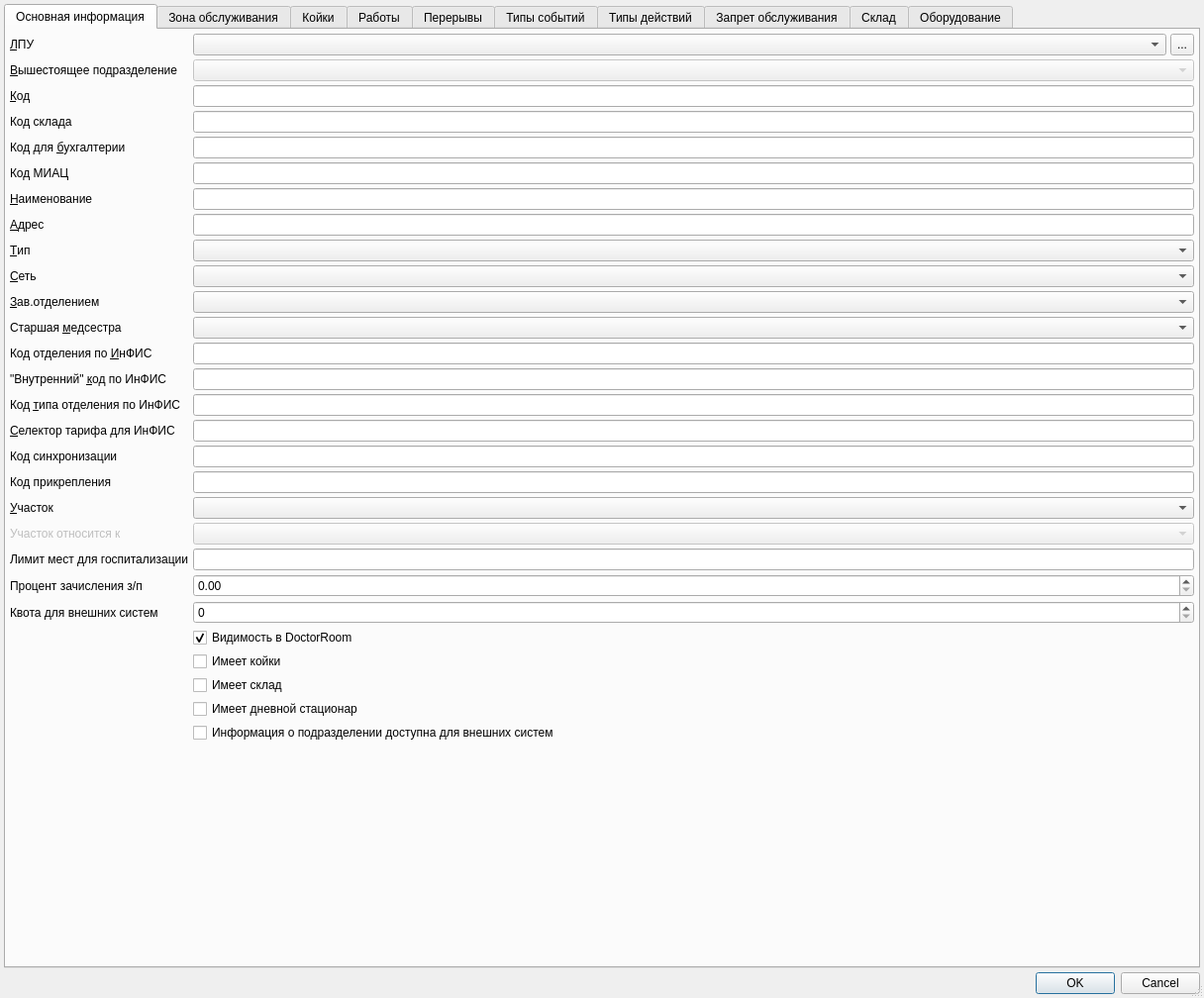
<?xml version="1.0" encoding="UTF-8"?>
<ui version="4.0">
 <class>ItemEditorDialog</class>
 <widget class="QDialog" name="ItemEditorDialog">
  <property name="geometry">
   <rect>
    <x>0</x>
    <y>0</y>
    <width>1216</width>
    <height>1008</height>
   </rect>
  </property>
  <property name="windowTitle">
   <string>ChangeMe!</string>
  </property>
  <property name="sizeGripEnabled">
   <bool>true</bool>
  </property>
  <layout class="QGridLayout" name="gridLayout_3">
   <property name="margin">
    <number>4</number>
   </property>
   <property name="spacing">
    <number>4</number>
   </property>
   <item row="1" column="0">
    <widget class="QDialogButtonBox" name="buttonBox">
     <property name="orientation">
      <enum>Qt::Horizontal</enum>
     </property>
     <property name="standardButtons">
      <set>QDialogButtonBox::Cancel|QDialogButtonBox::Ok</set>
     </property>
    </widget>
   </item>
   <item row="0" column="0">
    <widget class="QTabWidget" name="tabWidget">
     <property name="currentIndex">
      <number>0</number>
     </property>
     <widget class="QWidget" name="tabMain">
      <attribute name="title">
       <string>Основная информация</string>
      </attribute>
      <layout class="QGridLayout" name="gridLayout">
       <property name="margin">
        <number>4</number>
       </property>
       <property name="spacing">
        <number>4</number>
       </property>
       <item row="18" column="0">
        <widget class="QLabel" name="lblAttachCode">
         <property name="text">
          <string>Код прикрепления</string>
         </property>
        </widget>
       </item>
       <item row="20" column="0">
        <widget class="QLabel" name="lblMiacHead">
         <property name="enabled">
          <bool>false</bool>
         </property>
         <property name="text">
          <string>Участок относится к</string>
         </property>
        </widget>
       </item>
       <item row="0" column="3">
        <widget class="QToolButton" name="btnSelectOrganisation">
         <property name="enabled">
          <bool>true</bool>
         </property>
         <property name="sizePolicy">
          <sizepolicy hsizetype="Fixed" vsizetype="Ignored">
           <horstretch>0</horstretch>
           <verstretch>0</verstretch>
          </sizepolicy>
         </property>
         <property name="text">
          <string>...</string>
         </property>
        </widget>
       </item>
       <item row="29" column="2" colspan="2">
        <widget class="QCheckBox" name="chkAvailableForExternal">
         <property name="text">
          <string>Информация о подразделении доступна для внешних систем</string>
         </property>
        </widget>
       </item>
       <item row="4" column="0">
        <widget class="QLabel" name="lblBookkeeperCode">
         <property name="sizePolicy">
          <sizepolicy hsizetype="Maximum" vsizetype="Preferred">
           <horstretch>0</horstretch>
           <verstretch>0</verstretch>
          </sizepolicy>
         </property>
         <property name="text">
          <string>Код для &amp;бухгалтерии</string>
         </property>
         <property name="buddy">
          <cstring>edtBookkeeperCode</cstring>
         </property>
        </widget>
       </item>
       <item row="26" column="2" colspan="2">
        <widget class="QCheckBox" name="chkHasHospitalBeds">
         <property name="text">
          <string>Имеет койки</string>
         </property>
        </widget>
       </item>
       <item row="6" column="2" colspan="2">
        <widget class="QLineEdit" name="edtName"/>
       </item>
       <item row="14" column="2" colspan="2">
        <widget class="QLineEdit" name="edtInfisDepTypeCode">
         <property name="toolTip">
          <string>Экспорт в ИНФИС - файл data.dbf, поле PROFTYPE</string>
         </property>
         <property name="maxLength">
          <number>30</number>
         </property>
        </widget>
       </item>
       <item row="12" column="0">
        <widget class="QLabel" name="lblInfisCode">
         <property name="sizePolicy">
          <sizepolicy hsizetype="Maximum" vsizetype="Preferred">
           <horstretch>0</horstretch>
           <verstretch>0</verstretch>
          </sizepolicy>
         </property>
         <property name="text">
          <string>Код отделения по &amp;ИнФИС</string>
         </property>
         <property name="buddy">
          <cstring>edtInfisCode</cstring>
         </property>
        </widget>
       </item>
       <item row="27" column="2" colspan="2">
        <widget class="QCheckBox" name="chkHasStocks">
         <property name="text">
          <string>Имеет склад</string>
         </property>
        </widget>
       </item>
       <item row="11" column="0">
        <widget class="QLabel" name="lblHeadNurse">
         <property name="sizePolicy">
          <sizepolicy hsizetype="Maximum" vsizetype="Preferred">
           <horstretch>0</horstretch>
           <verstretch>0</verstretch>
          </sizepolicy>
         </property>
         <property name="text">
          <string>Старшая &amp;медсестра</string>
         </property>
         <property name="buddy">
          <cstring>cmbHeadNurse</cstring>
         </property>
        </widget>
       </item>
       <item row="3" column="0">
        <widget class="QLabel" name="label">
         <property name="text">
          <string>Код склада</string>
         </property>
        </widget>
       </item>
       <item row="16" column="0">
        <widget class="QLabel" name="lblInfisTariffCode">
         <property name="sizePolicy">
          <sizepolicy hsizetype="Maximum" vsizetype="Preferred">
           <horstretch>0</horstretch>
           <verstretch>0</verstretch>
          </sizepolicy>
         </property>
         <property name="toolTip">
          <string>HSOBJECT</string>
         </property>
         <property name="text">
          <string>&amp;Селектор тарифа для ИнФИС</string>
         </property>
         <property name="buddy">
          <cstring>edtInfisTariffCode</cstring>
         </property>
        </widget>
       </item>
       <item row="3" column="2" colspan="2">
        <widget class="QLineEdit" name="edtStorageCode"/>
       </item>
       <item row="10" column="0">
        <widget class="QLabel" name="lblChief">
         <property name="sizePolicy">
          <sizepolicy hsizetype="Maximum" vsizetype="Preferred">
           <horstretch>0</horstretch>
           <verstretch>0</verstretch>
          </sizepolicy>
         </property>
         <property name="text">
          <string>&amp;Зав.отделением</string>
         </property>
         <property name="buddy">
          <cstring>cmbChief</cstring>
         </property>
        </widget>
       </item>
       <item row="9" column="0">
        <widget class="QLabel" name="lblNet">
         <property name="sizePolicy">
          <sizepolicy hsizetype="Maximum" vsizetype="Preferred">
           <horstretch>0</horstretch>
           <verstretch>0</verstretch>
          </sizepolicy>
         </property>
         <property name="text">
          <string>&amp;Сеть</string>
         </property>
         <property name="buddy">
          <cstring>cmbNet</cstring>
         </property>
        </widget>
       </item>
       <item row="25" column="2" colspan="2">
        <widget class="QCheckBox" name="chkVisibleInDR">
         <property name="toolTip">
          <string>Подразделение будет отображаться в &quot;Виста-МЕД Web-service&quot;.</string>
         </property>
         <property name="text">
          <string>Видимость в DoctorRoom</string>
         </property>
         <property name="checked">
          <bool>true</bool>
         </property>
        </widget>
       </item>
       <item row="11" column="2" colspan="2">
        <widget class="CPersonComboBoxEx" name="cmbHeadNurse">
         <property name="whatsThis">
          <string>врач отвечающий за осмотр (терапевт)</string>
         </property>
        </widget>
       </item>
       <item row="8" column="2" colspan="2">
        <widget class="CEnumComboBox" name="cmbType"/>
       </item>
       <item row="10" column="2" colspan="2">
        <widget class="CPersonComboBoxEx" name="cmbChief">
         <property name="whatsThis">
          <string>врач отвечающий за осмотр (терапевт)</string>
         </property>
        </widget>
       </item>
       <item row="8" column="0">
        <widget class="QLabel" name="lblType">
         <property name="sizePolicy">
          <sizepolicy hsizetype="Maximum" vsizetype="Preferred">
           <horstretch>0</horstretch>
           <verstretch>0</verstretch>
          </sizepolicy>
         </property>
         <property name="text">
          <string>&amp;Тип</string>
         </property>
         <property name="buddy">
          <cstring>cmbType</cstring>
         </property>
        </widget>
       </item>
       <item row="17" column="0">
        <widget class="QLabel" name="lblSyncGUID">
         <property name="text">
          <string>Код синхронизации</string>
         </property>
        </widget>
       </item>
       <item row="2" column="0">
        <widget class="QLabel" name="lblCode">
         <property name="sizePolicy">
          <sizepolicy hsizetype="Maximum" vsizetype="Preferred">
           <horstretch>0</horstretch>
           <verstretch>0</verstretch>
          </sizepolicy>
         </property>
         <property name="text">
          <string>&amp;Код</string>
         </property>
         <property name="buddy">
          <cstring>edtCode</cstring>
         </property>
        </widget>
       </item>
       <item row="7" column="2" colspan="2">
        <widget class="QLineEdit" name="edtAddress"/>
       </item>
       <item row="0" column="0">
        <widget class="QLabel" name="lblOrganisation">
         <property name="sizePolicy">
          <sizepolicy hsizetype="Fixed" vsizetype="Preferred">
           <horstretch>0</horstretch>
           <verstretch>0</verstretch>
          </sizepolicy>
         </property>
         <property name="text">
          <string>&amp;ЛПУ</string>
         </property>
         <property name="buddy">
          <cstring>cmbOrganisation</cstring>
         </property>
        </widget>
       </item>
       <item row="30" column="0">
        <spacer name="verticalSpacer">
         <property name="orientation">
          <enum>Qt::Vertical</enum>
         </property>
         <property name="sizeHint" stdset="0">
          <size>
           <width>20</width>
           <height>41</height>
          </size>
         </property>
        </spacer>
       </item>
       <item row="9" column="2" colspan="2">
        <widget class="CRBComboBox" name="cmbNet"/>
       </item>
       <item row="14" column="0">
        <widget class="QLabel" name="lblInfisDepTypeCode">
         <property name="sizePolicy">
          <sizepolicy hsizetype="Maximum" vsizetype="Preferred">
           <horstretch>0</horstretch>
           <verstretch>0</verstretch>
          </sizepolicy>
         </property>
         <property name="text">
          <string>Код &amp;типа отделения по ИнФИС</string>
         </property>
         <property name="buddy">
          <cstring>edtInfisDepTypeCode</cstring>
         </property>
        </widget>
       </item>
       <item row="28" column="2" colspan="2">
        <widget class="QCheckBox" name="chkHasDS">
         <property name="text">
          <string>Имеет дневной стационар</string>
         </property>
        </widget>
       </item>
       <item row="7" column="0">
        <widget class="QLabel" name="lblAddress">
         <property name="sizePolicy">
          <sizepolicy hsizetype="Maximum" vsizetype="Preferred">
           <horstretch>0</horstretch>
           <verstretch>0</verstretch>
          </sizepolicy>
         </property>
         <property name="text">
          <string>&amp;Адрес</string>
         </property>
         <property name="buddy">
          <cstring>edtAddress</cstring>
         </property>
        </widget>
       </item>
       <item row="13" column="0">
        <widget class="QLabel" name="lblInfisInternalCode">
         <property name="sizePolicy">
          <sizepolicy hsizetype="Maximum" vsizetype="Preferred">
           <horstretch>0</horstretch>
           <verstretch>0</verstretch>
          </sizepolicy>
         </property>
         <property name="text">
          <string>&quot;Внутренний&quot; &amp;код по ИнФИС</string>
         </property>
         <property name="buddy">
          <cstring>edtInfisInternalCode</cstring>
         </property>
        </widget>
       </item>
       <item row="1" column="2" colspan="2">
        <widget class="CDbComboBox" name="cmbParent">
         <property name="enabled">
          <bool>false</bool>
         </property>
         <property name="frame">
          <bool>true</bool>
         </property>
        </widget>
       </item>
       <item row="19" column="2" colspan="2">
        <widget class="CEnumComboBox" name="cmbIsArea"/>
       </item>
       <item row="16" column="2" colspan="2">
        <widget class="QLineEdit" name="edtInfisTariffCode">
         <property name="toolTip">
          <string>Экспорт в ИНФИС - файл data.dbf, поле HSOBJECT</string>
         </property>
         <property name="maxLength">
          <number>16</number>
         </property>
        </widget>
       </item>
       <item row="2" column="2" colspan="2">
        <widget class="QLineEdit" name="edtCode">
         <property name="maxLength">
          <number>64</number>
         </property>
        </widget>
       </item>
       <item row="13" column="2" colspan="2">
        <widget class="QLineEdit" name="edtInfisInternalCode">
         <property name="toolTip">
          <string>Экспорт в ИНФИС - файл data.dbf, поле DEPART</string>
         </property>
         <property name="maxLength">
          <number>30</number>
         </property>
        </widget>
       </item>
       <item row="21" column="0">
        <widget class="QLabel" name="lblDayLimit">
         <property name="text">
          <string>Лимит мест для госпитализации</string>
         </property>
        </widget>
       </item>
       <item row="12" column="2" colspan="2">
        <widget class="QLineEdit" name="edtInfisCode">
         <property name="toolTip">
          <string>Экспорт в ИНФИС - файл data.dbf, поле RECIEVER</string>
         </property>
         <property name="maxLength">
          <number>16</number>
         </property>
        </widget>
       </item>
       <item row="19" column="0">
        <widget class="QLabel" name="lblIsArea">
         <property name="sizePolicy">
          <sizepolicy hsizetype="Maximum" vsizetype="Preferred">
           <horstretch>0</horstretch>
           <verstretch>0</verstretch>
          </sizepolicy>
         </property>
         <property name="text">
          <string>&amp;Участок</string>
         </property>
         <property name="buddy">
          <cstring>cmbIsArea</cstring>
         </property>
        </widget>
       </item>
       <item row="4" column="2" colspan="2">
        <widget class="QLineEdit" name="edtBookkeeperCode">
         <property name="toolTip">
          <string>Код для связи с ИС БУХУЧЕТА ЛПУ</string>
         </property>
        </widget>
       </item>
       <item row="1" column="0">
        <widget class="QLabel" name="lblParent">
         <property name="sizePolicy">
          <sizepolicy hsizetype="Maximum" vsizetype="Preferred">
           <horstretch>0</horstretch>
           <verstretch>0</verstretch>
          </sizepolicy>
         </property>
         <property name="text">
          <string>&amp;Вышестоящее подразделение</string>
         </property>
         <property name="buddy">
          <cstring>cmbParent</cstring>
         </property>
        </widget>
       </item>
       <item row="0" column="2">
        <widget class="COrgComboBox" name="cmbOrganisation">
         <property name="enabled">
          <bool>true</bool>
         </property>
        </widget>
       </item>
       <item row="21" column="2" colspan="2">
        <widget class="QLineEdit" name="edtDayLimit"/>
       </item>
       <item row="6" column="0">
        <widget class="QLabel" name="lblName">
         <property name="sizePolicy">
          <sizepolicy hsizetype="Maximum" vsizetype="Preferred">
           <horstretch>0</horstretch>
           <verstretch>0</verstretch>
          </sizepolicy>
         </property>
         <property name="text">
          <string>&amp;Наименование</string>
         </property>
         <property name="buddy">
          <cstring>edtName</cstring>
         </property>
        </widget>
       </item>
       <item row="23" column="0">
        <widget class="QLabel" name="lblSalaryPercentage">
         <property name="text">
          <string>Процент зачисления з/п</string>
         </property>
        </widget>
       </item>
       <item row="20" column="2" colspan="2">
        <widget class="COrgStructureComboBoxOnlyInfisEnabled" name="cmbMiacHead">
         <property name="enabled">
          <bool>false</bool>
         </property>
        </widget>
       </item>
       <item row="17" column="2" colspan="2">
        <widget class="QLineEdit" name="edtSyncGUID"/>
       </item>
       <item row="18" column="2" colspan="2">
        <widget class="QLineEdit" name="edtAttachCode"/>
       </item>
       <item row="23" column="2" colspan="2">
        <widget class="QDoubleSpinBox" name="edtSalaryPercentage">
         <property name="toolTip">
          <string>&lt;html&gt;&lt;head/&gt;&lt;body&gt;&lt;p&gt;Процент начисления з/п сотруднику. &lt;/p&gt;&lt;p&gt;При отсутсвии процента у подразделения оставить значение процента равным нулю.&lt;/p&gt;&lt;/body&gt;&lt;/html&gt;</string>
         </property>
         <property name="maximum">
          <double>100.000000000000000</double>
         </property>
        </widget>
       </item>
       <item row="24" column="0">
        <widget class="QLabel" name="lblQuota">
         <property name="text">
          <string>Квота для внешних систем</string>
         </property>
        </widget>
       </item>
       <item row="24" column="2" colspan="2">
        <widget class="QSpinBox" name="edtQuota"/>
       </item>
       <item row="5" column="0">
        <widget class="QLabel" name="lblMiacCode">
         <property name="text">
          <string>Код МИАЦ</string>
         </property>
        </widget>
       </item>
       <item row="5" column="2" colspan="2">
        <widget class="QLineEdit" name="edtMiacCode">
         <property name="toolTip">
          <string>экспорт счетов в ЕИС- поля ID_LPU_P и ID_LPU_P_C</string>
         </property>
        </widget>
       </item>
      </layout>
     </widget>
     <widget class="QWidget" name="tabAddress">
      <property name="enabled">
       <bool>true</bool>
      </property>
      <attribute name="title">
       <string>Зона обслуживания</string>
      </attribute>
      <layout class="QGridLayout" name="gridLayout_2">
       <property name="margin">
        <number>4</number>
       </property>
       <property name="spacing">
        <number>4</number>
       </property>
       <item row="0" column="0" colspan="7">
        <widget class="CTableView" name="tblAddress">
         <property name="enabled">
          <bool>false</bool>
         </property>
         <property name="sortingEnabled">
          <bool>true</bool>
         </property>
        </widget>
       </item>
       <item row="6" column="0" rowspan="2">
        <layout class="QHBoxLayout" name="layFilter">
         <property name="spacing">
          <number>3</number>
         </property>
         <property name="leftMargin">
          <number>0</number>
         </property>
         <property name="rightMargin">
          <number>0</number>
         </property>
         <item>
          <widget class="QLabel" name="lblFilterStreet">
           <property name="maximumSize">
            <size>
             <width>43</width>
             <height>16777215</height>
            </size>
           </property>
           <property name="text">
            <string>Улица:</string>
           </property>
          </widget>
         </item>
         <item>
          <widget class="CStreetComboBox" name="cmbFilterAddressStreet">
           <property name="sizePolicy">
            <sizepolicy hsizetype="Expanding" vsizetype="Fixed">
             <horstretch>0</horstretch>
             <verstretch>0</verstretch>
            </sizepolicy>
           </property>
           <property name="maximumSize">
            <size>
             <width>237</width>
             <height>16777215</height>
            </size>
           </property>
          </widget>
         </item>
         <item>
          <widget class="QLabel" name="lblFilterHouse">
           <property name="maximumSize">
            <size>
             <width>42</width>
             <height>16777215</height>
            </size>
           </property>
           <property name="layoutDirection">
            <enum>Qt::RightToLeft</enum>
           </property>
           <property name="text">
            <string>Дом:</string>
           </property>
           <property name="alignment">
            <set>Qt::AlignRight|Qt::AlignTrailing|Qt::AlignVCenter</set>
           </property>
          </widget>
         </item>
         <item>
          <widget class="QLineEdit" name="edtFilterAdressHouse">
           <property name="sizePolicy">
            <sizepolicy hsizetype="Fixed" vsizetype="Fixed">
             <horstretch>0</horstretch>
             <verstretch>0</verstretch>
            </sizepolicy>
           </property>
           <property name="maximumSize">
            <size>
             <width>68</width>
             <height>16777215</height>
            </size>
           </property>
          </widget>
         </item>
         <item>
          <spacer name="horizontalSpacer">
           <property name="orientation">
            <enum>Qt::Horizontal</enum>
           </property>
           <property name="sizeType">
            <enum>QSizePolicy::Fixed</enum>
           </property>
           <property name="sizeHint" stdset="0">
            <size>
             <width>117</width>
             <height>19</height>
            </size>
           </property>
          </spacer>
         </item>
        </layout>
       </item>
       <item row="1" column="0">
        <widget class="QLabel" name="lblFilterScreach">
         <property name="text">
          <string>Поиск:</string>
         </property>
        </widget>
       </item>
       <item row="8" column="2">
        <widget class="QPushButton" name="btnAddAddresses">
         <property name="text">
          <string>Добавить адреса</string>
         </property>
        </widget>
       </item>
       <item row="8" column="0">
        <layout class="QHBoxLayout" name="horizontalLayout">
         <item>
          <widget class="QLabel" name="label_2">
           <property name="text">
            <string>Корпус:</string>
           </property>
          </widget>
         </item>
         <item>
          <widget class="QLineEdit" name="edtFilterCorp"/>
         </item>
         <item>
          <widget class="QLabel" name="lblFilterFirstKv">
           <property name="text">
            <string>Первая кв.:</string>
           </property>
          </widget>
         </item>
         <item>
          <widget class="QLineEdit" name="edtFilterFirstKv"/>
         </item>
         <item>
          <widget class="QLabel" name="lblFilterLastKv">
           <property name="text">
            <string>Последняя кв.:</string>
           </property>
          </widget>
         </item>
         <item>
          <widget class="QLineEdit" name="edtFilterLastKv"/>
         </item>
         <item>
          <widget class="QPushButton" name="btnFilterApply">
           <property name="text">
            <string>Применить фильтр</string>
           </property>
          </widget>
         </item>
         <item>
          <widget class="QLabel" name="lblBegKv">
           <property name="text">
            <string/>
           </property>
          </widget>
         </item>
        </layout>
       </item>
      </layout>
     </widget>
     <widget class="QWidget" name="tabHospitalBeds">
      <property name="enabled">
       <bool>true</bool>
      </property>
      <attribute name="title">
       <string>Койки</string>
      </attribute>
      <layout class="QGridLayout" name="gridLayout_4">
       <property name="margin">
        <number>4</number>
       </property>
       <property name="spacing">
        <number>4</number>
       </property>
       <item row="0" column="0">
        <widget class="CInDocTableView" name="tblHospitalBeds">
         <property name="enabled">
          <bool>true</bool>
         </property>
        </widget>
       </item>
       <item row="1" column="0">
        <widget class="CInDocTableView" name="tblInvoluteBeds">
         <property name="enabled">
          <bool>true</bool>
         </property>
        </widget>
       </item>
      </layout>
     </widget>
     <widget class="QWidget" name="tabJobs">
      <attribute name="title">
       <string>Работы</string>
      </attribute>
      <layout class="QGridLayout" name="gridLayout_6">
       <property name="margin">
        <number>4</number>
       </property>
       <property name="spacing">
        <number>4</number>
       </property>
       <item row="0" column="0">
        <widget class="CInDocTableView" name="tblJobs">
         <property name="enabled">
          <bool>true</bool>
         </property>
        </widget>
       </item>
      </layout>
     </widget>
     <widget class="QWidget" name="tabGaps">
      <attribute name="title">
       <string>Перерывы</string>
      </attribute>
      <layout class="QGridLayout" name="gridLayout_5">
       <property name="margin">
        <number>4</number>
       </property>
       <property name="spacing">
        <number>4</number>
       </property>
       <item row="1" column="0">
        <widget class="CInDocTableView" name="tblGaps">
         <property name="enabled">
          <bool>true</bool>
         </property>
        </widget>
       </item>
       <item row="0" column="0">
        <widget class="QCheckBox" name="chkInheritGaps">
         <property name="text">
          <string>Наследует перерывы</string>
         </property>
        </widget>
       </item>
      </layout>
     </widget>
     <widget class="QWidget" name="tabEventTypes">
      <attribute name="title">
       <string>Типы событий</string>
      </attribute>
      <layout class="QGridLayout" name="gridLayout_7">
       <property name="margin">
        <number>4</number>
       </property>
       <property name="spacing">
        <number>4</number>
       </property>
       <item row="0" column="0">
        <widget class="QCheckBox" name="chkInheritEventTypes">
         <property name="text">
          <string>Наследует типы событий</string>
         </property>
        </widget>
       </item>
       <item row="1" column="0">
        <widget class="CInDocTableView" name="tblEventTypes">
         <property name="enabled">
          <bool>true</bool>
         </property>
        </widget>
       </item>
      </layout>
     </widget>
     <widget class="QWidget" name="tabActionTypes">
      <attribute name="title">
       <string>Типы действий</string>
      </attribute>
      <layout class="QGridLayout" name="gridLayout_8">
       <property name="margin">
        <number>4</number>
       </property>
       <property name="spacing">
        <number>4</number>
       </property>
       <item row="0" column="0">
        <widget class="QCheckBox" name="chkInheritActionTypes">
         <property name="text">
          <string>Наследует типы действий</string>
         </property>
        </widget>
       </item>
       <item row="1" column="0">
        <widget class="CInDocTableView" name="tblActionTypes">
         <property name="enabled">
          <bool>true</bool>
         </property>
        </widget>
       </item>
      </layout>
     </widget>
     <widget class="QWidget" name="tabDisabledAttendance">
      <attribute name="title">
       <string>Запрет обслуживания</string>
      </attribute>
      <layout class="QGridLayout" name="gridLayout_9">
       <property name="margin">
        <number>4</number>
       </property>
       <property name="spacing">
        <number>4</number>
       </property>
       <item row="0" column="0">
        <widget class="CInDocTableView" name="tblDisabledAttendance"/>
       </item>
      </layout>
     </widget>
     <widget class="QWidget" name="tabStocks">
      <attribute name="title">
       <string>Склад</string>
      </attribute>
      <layout class="QGridLayout" name="gridLayout_10">
       <property name="margin">
        <number>4</number>
       </property>
       <property name="spacing">
        <number>4</number>
       </property>
       <item row="0" column="0">
        <widget class="CInDocTableView" name="tblStocks"/>
       </item>
      </layout>
     </widget>
     <widget class="QWidget" name="tabEquipment">
      <attribute name="title">
       <string>Оборудование</string>
      </attribute>
      <layout class="QGridLayout" name="gridLayout_11">
       <item row="0" column="0">
        <widget class="CInDocTableView" name="tblEquipments"/>
       </item>
      </layout>
     </widget>
    </widget>
   </item>
  </layout>
 </widget>
 <customwidgets>
  <customwidget>
   <class>CTableView</class>
   <extends>QTableView</extends>
   <header>library/TableView.h</header>
  </customwidget>
  <customwidget>
   <class>CRBComboBox</class>
   <extends>QComboBox</extends>
   <header>library/crbcombobox.h</header>
  </customwidget>
  <customwidget>
   <class>CPersonComboBoxEx</class>
   <extends>QComboBox</extends>
   <header>Orgs/PersonComboBoxEx.h</header>
  </customwidget>
  <customwidget>
   <class>CInDocTableView</class>
   <extends>QTableView</extends>
   <header>library/InDocTable.h</header>
  </customwidget>
  <customwidget>
   <class>COrgComboBox</class>
   <extends>QComboBox</extends>
   <header>Orgs/OrgComboBox.h</header>
  </customwidget>
  <customwidget>
   <class>CDbComboBox</class>
   <extends>QComboBox</extends>
   <header>library/DbComboBox.h</header>
  </customwidget>
  <customwidget>
   <class>COrgStructureComboBoxOnlyInfisEnabled</class>
   <extends>QComboBox</extends>
   <header>Orgs/OrgStructComboBoxOnlyInfis.h</header>
  </customwidget>
  <customwidget>
   <class>CStreetComboBox</class>
   <extends>QComboBox</extends>
   <header>KLADR/kladrComboxes.h</header>
  </customwidget>
  <customwidget>
   <class>CEnumComboBox</class>
   <extends>QComboBox</extends>
   <header>library/Enum.h</header>
  </customwidget>
 </customwidgets>
 <tabstops>
  <tabstop>tabWidget</tabstop>
  <tabstop>cmbOrganisation</tabstop>
  <tabstop>btnSelectOrganisation</tabstop>
  <tabstop>cmbParent</tabstop>
  <tabstop>edtCode</tabstop>
  <tabstop>edtBookkeeperCode</tabstop>
  <tabstop>edtName</tabstop>
  <tabstop>edtAddress</tabstop>
  <tabstop>cmbType</tabstop>
  <tabstop>cmbNet</tabstop>
  <tabstop>cmbChief</tabstop>
  <tabstop>cmbHeadNurse</tabstop>
  <tabstop>edtInfisCode</tabstop>
  <tabstop>edtInfisInternalCode</tabstop>
  <tabstop>edtInfisDepTypeCode</tabstop>
  <tabstop>edtInfisTariffCode</tabstop>
  <tabstop>cmbIsArea</tabstop>
  <tabstop>chkHasHospitalBeds</tabstop>
  <tabstop>chkHasStocks</tabstop>
  <tabstop>tblAddress</tabstop>
  <tabstop>tblHospitalBeds</tabstop>
  <tabstop>tblJobs</tabstop>
  <tabstop>chkInheritGaps</tabstop>
  <tabstop>tblGaps</tabstop>
  <tabstop>chkInheritEventTypes</tabstop>
  <tabstop>tblEventTypes</tabstop>
  <tabstop>chkInheritActionTypes</tabstop>
  <tabstop>tblActionTypes</tabstop>
  <tabstop>tblDisabledAttendance</tabstop>
  <tabstop>tblStocks</tabstop>
  <tabstop>buttonBox</tabstop>
  <tabstop>tblEquipments</tabstop>
 </tabstops>
 <resources/>
 <connections>
  <connection>
   <sender>buttonBox</sender>
   <signal>accepted()</signal>
   <receiver>ItemEditorDialog</receiver>
   <slot>accept()</slot>
   <hints>
    <hint type="sourcelabel">
     <x>38</x>
     <y>492</y>
    </hint>
    <hint type="destinationlabel">
     <x>39</x>
     <y>332</y>
    </hint>
   </hints>
  </connection>
  <connection>
   <sender>buttonBox</sender>
   <signal>rejected()</signal>
   <receiver>ItemEditorDialog</receiver>
   <slot>reject()</slot>
   <hints>
    <hint type="sourcelabel">
     <x>112</x>
     <y>492</y>
    </hint>
    <hint type="destinationlabel">
     <x>116</x>
     <y>331</y>
    </hint>
   </hints>
  </connection>
 </connections>
</ui>
